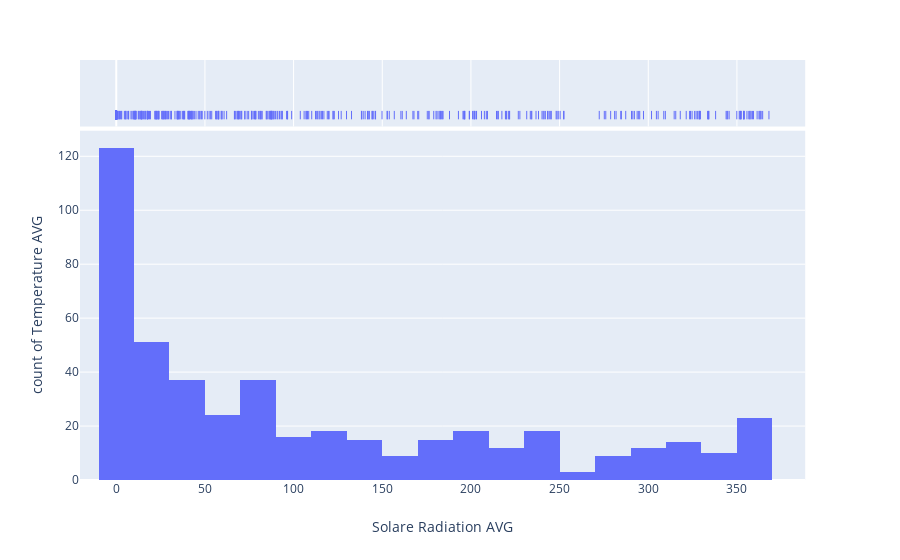

Here is the notebook cell this chart was saved with:
### Code cell
import plotly.express as px
fig=px.histogram(weather,x="Solare Radiation AVG",y="Temperature AVG",
                marginal="rug")
fig.show()

### Figure 1 — Plotly figure (JSON) as saved in the notebook; plotly's stock layout.template omitted (floating-point values rounded to 4 significant figures; data arrays with more than 128 entries replaced by an {"elided": "..."} marker saying what was removed)
{"data": [{"alignmentgroup": "True", "bingroup": "x", "hoverlabel": {"namelength": 0}, "hovertemplate": "Solare Radiation AVG=%{x}<br>count of Temperature AVG=%{y}", "legendgroup": "", "marker": {"color": "#636efa"}, "name": "", "offsetgroup": "", "orientation": "v", "showlegend": false, "type": "histogram", "x": {"elided": "464 float values"}, "xaxis": "x", "y": {"elided": "464 float values"}, "yaxis": "y"}, {"alignmentgroup": "True", "boxpoints": "all", "fillcolor": "rgba(255,255,255,0)", "hoverlabel": {"namelength": 0}, "hoveron": "points", "hovertemplate": "Solare Radiation AVG=%{x}", "jitter": 0, "legendgroup": "", "line": {"color": "rgba(255,255,255,0)"}, "marker": {"color": "#636efa", "symbol": "line-ns-open"}, "name": "", "offsetgroup": "", "showlegend": false, "type": "box", "x": {"elided": "464 float values"}, "xaxis": "x2", "yaxis": "y2"}], "layout": {"autosize": true, "barmode": "relative", "legend": {"tracegroupgap": 0}, "margin": {"t": 60}, "xaxis": {"anchor": "y", "autorange": true, "domain": [0, 0.98], "range": [-20.45, 388.5], "title": {"text": "Solare Radiation AVG"}, "type": "linear"}, "xaxis2": {"anchor": "y2", "autorange": true, "domain": [0, 0.98], "matches": "x", "range": [-20.45, 388.5], "showgrid": true, "showticklabels": false, "type": "linear"}, "yaxis": {"anchor": "x", "autorange": true, "domain": [0, 0.8316], "range": [0, 129.5], "title": {"text": "count of Temperature AVG"}, "type": "linear"}, "yaxis2": {"anchor": "x2", "autorange": true, "domain": [0.8416, 1], "matches": "y2", "range": [-0.5429, 0.5], "showgrid": false, "showticklabels": false, "type": "category"}}}
